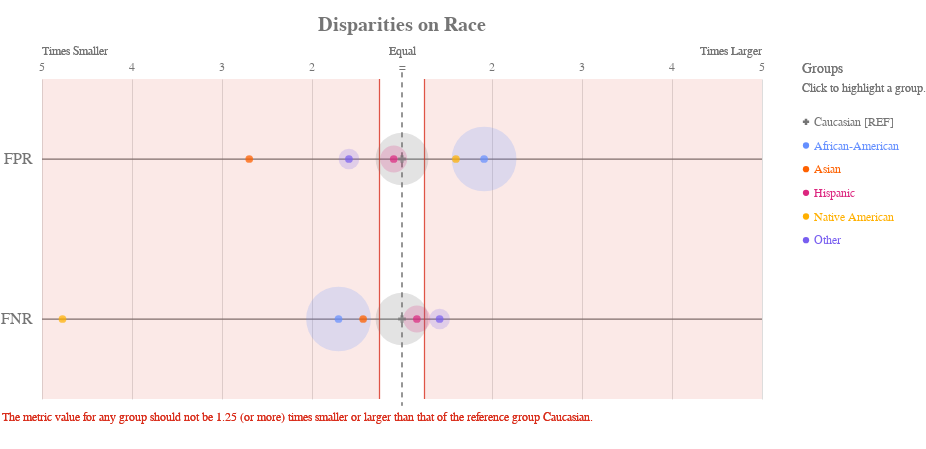

The notebook cell saved with this chart:
### Code cell
ap.disparity(bias_dpg, ["fpr", "fnr"], 'race', fairness_threshold = 1.25)

### Figure 1 — Vega-Lite specification as saved in the notebook (floating-point values rounded to 4 significant figures)
{"config": {"view": {"continuousWidth": 400, "continuousHeight": 300, "strokeWidth": 0}, "axisLeft": {"labelColor": "rgb(117,117,117)", "labelFont": "Arial", "labelFontSize": 16}, "title": {"align": "center", "baseline": "middle", "color": "rgb(117,117,117)", "font": "Arial", "fontSize": 20, "fontWeight": "bold"}}, "layer": [{"data": {"name": "data-a28506501d1431fdc6139c7cca682fcf"}, "mark": {"type": "rule", "stroke": "rgb(117,117,117)", "strokeWidth": 1.25, "tooltip": ""}, "encoding": {"x": {"type": "quantitative", "field": "x", "scale": {"domain": [-4, 4], "range": [40.0, 760.0]}}, "x2": {"field": "x2"}, "y": {"type": "nominal", "axis": {"domain": false, "labelAngle": 0, "labelPadding": -30, "orient": "left", "ticks": false, "title": ""}, "field": "metric", "scale": {"domain": ["FPR", "FNR"], "range": [40.0, 360.0]}}}}, {"data": {"name": "data-79dd248bdaa0ea02c535240e8ad022c8"}, "mark": {"type": "rule", "stroke": "rgb(117,117,117)", "strokeDash": [5, 5], "strokeWidth": 1}, "encoding": {"tooltip": {"value": "Caucasian [REF]"}, "x": {"value": 400.0}, "y": {"value": 33.33}, "y2": {"value": 366.7}}}, {"data": {"name": "data-91715fc5993a5f84065017610b00531e"}, "mark": {"type": "text", "align": "center", "color": "rgb(117,117,117)", "font": "Arial", "fontSize": 12, "fontWeight": "normal", "tooltip": ""}, "encoding": {"text": {"type": "nominal", "field": "label"}, "x": {"type": "quantitative", "field": "value", "scale": {"domain": [-4, 4], "range": [40.0, 760.0]}}, "y": {"value": 28.0}}}, {"layer": [{"mark": {"type": "text", "align": "left", "fill": "rgb(117,117,117)", "font": "Arial", "fontSize": 12, "fontWeight": "normal", "tooltip": ""}, "encoding": {"text": {"value": "Times Smaller"}, "x": {"value": 40.0}, "y": {"value": 12.0}}}, {"mark": {"type": "text", "align": "right", "fill": "rgb(117,117,117)", "font": "Arial", "fontSize": 12, "fontWeight": "normal", "tooltip": ""}, "encoding": {"text": {"value": "Times Larger"}, "x": {"value": 760.0}, "y": {"value": 12.0}}}, {"mark": {"type": "text", "align": "center", "fill": "rgb(117,117,117)", "font": "Arial", "fontSize": 12, "fontWeight": "normal", "tooltip": ""}, "encoding": {"text": {"value": "Equal"}, "x": {"value": 400.0}, "y": {"value": 12.0}}}], "data": {"name": "data-79dd248bdaa0ea02c535240e8ad022c8"}}, {"layer": [{"mark": {"type": "rule", "opacity": 0.8, "stroke": "rgb(217, 46, 28)", "strokeWidth": 1.25, "tooltip": ""}, "encoding": {"x": {"type": "quantitative", "field": "min", "scale": {"domain": [-4, 4], "range": [40.0, 760.0]}}, "y": {"value": 40.0}, "y2": {"value": 360.0}}}, {"mark": {"type": "rule", "opacity": 0.8, "stroke": "rgb(217, 46, 28)", "strokeWidth": 1.25, "tooltip": ""}, "encoding": {"x": {"type": "quantitative", "field": "max", "scale": {"domain": [-4, 4], "range": [40.0, 760.0]}}, "y": {"value": 40.0}, "y2": {"value": 360.0}}}, {"layer": [{"mark": {"type": "rect", "fill": "rgb(217, 46, 28)", "opacity": 0.1, "tooltip": ""}, "encoding": {"x": {"type": "quantitative", "field": "min", "scale": {"domain": [-4, 4], "range": [40.0, 760.0]}}, "x2": {"field": "lower_end"}, "y": {"value": 40.0}, "y2": {"value": 360.0}}}, {"mark": {"type": "rect", "fill": "rgb(217, 46, 28)", "opacity": 0.1, "tooltip": ""}, "encoding": {"x": {"type": "quantitative", "field": "max", "scale": {"domain": [-4, 4], "range": [40.0, 760.0]}}, "x2": {"field": "upper_end"}, "y": {"value": 40.0}, "y2": {"value": 360.0}}}]}, {"data": {"name": "data-79dd248bdaa0ea02c535240e8ad022c8"}, "mark": {"type": "text", "align": "left", "baseline": "top", "fill": "rgb(217, 46, 28)", "font": "Arial", "fontSize": 12, "fontWeight": "normal", "tooltip": ""}, "encoding": {"text": {"value": "The metric value for any group should not be 1.25 (or more) times smaller or larger than that of the reference group Caucasian."}, "x": {"value": 0}, "y": {"value": 373.3}}}], "data": {"name": "data-9178346794b9080aea7fb0f1cee7308f"}}, {"layer": [{"mark": "circle"}, {"data": {"name": "data-8a4ed8afa169beea13a9ef9e3d58419d"}, "mark": {"type": "circle", "opacity": 0.2}, "encoding": {"color": {"condition": {"type": "nominal", "field": "attribute_value", "legend": null, "scale": {"domain": ["Caucasian", "African-American", "Asian", "Hispanic", "Native American", "Other"], "range": ["rgb(117,117,117)", "rgb(100, 143, 255)", "rgb(254, 97, 0)", "rgb(220, 38, 127)", "rgb(255, 176, 0)", "rgb(120, 94, 240)"]}, "selection": "selector025"}, "value": "rgb(224,224,224)"}, "size": {"type": "quantitative", "field": "group_size", "legend": null, "scale": {"domain": [0, 4435.0], "range": [0, 5027.0]}}, "tooltip": [{"type": "nominal", "field": "attribute_value", "title": "Group"}, {"type": "nominal", "field": "tooltip_group_size", "title": "Group Size"}, {"type": "nominal", "field": "tooltip_disparity_explanation_fpr", "title": "Disparity"}, {"type": "quantitative", "field": "fpr", "format": ".2f", "title": "FPR"}], "x": {"type": "quantitative", "axis": {"domain": false, "labels": false, "ticks": false, "title": null, "values": [1, 2, 3, 4, -4, -3, -2, -1]}, "field": "fpr_disparity_scaled", "scale": {"domain": [-4, 4], "range": [40.0, 760.0]}}, "y": {"type": "nominal", "axis": {"domain": false, "grid": false, "labels": false, "ticks": false, "title": " "}, "field": "metric_variable", "scale": {"domain": ["FPR", "FNR"], "range": [40.0, 360.0]}}}, "selection": {"selector027": {"type": "multi", "empty": "all", "fields": ["attribute_value"]}}, "transform": [{"calculate": "'FPR'", "as": "metric_variable"}]}, {"data": {"name": "data-8a4ed8afa169beea13a9ef9e3d58419d"}, "mark": {"type": "circle", "opacity": 0.2}, "encoding": {"color": {"condition": {"type": "nominal", "field": "attribute_value", "legend": null, "scale": {"domain": ["Caucasian", "African-American", "Asian", "Hispanic", "Native American", "Other"], "range": ["rgb(117,117,117)", "rgb(100, 143, 255)", "rgb(254, 97, 0)", "rgb(220, 38, 127)", "rgb(255, 176, 0)", "rgb(120, 94, 240)"]}, "selection": "selector025"}, "value": "rgb(224,224,224)"}, "size": {"type": "quantitative", "field": "group_size", "legend": null, "scale": {"domain": [0, 4435.0], "range": [0, 5027.0]}}, "tooltip": [{"type": "nominal", "field": "attribute_value", "title": "Group"}, {"type": "nominal", "field": "tooltip_group_size", "title": "Group Size"}, {"type": "nominal", "field": "tooltip_disparity_explanation_fnr", "title": "Disparity"}, {"type": "quantitative", "field": "fnr", "format": ".2f", "title": "FNR"}], "x": {"type": "quantitative", "axis": {"domain": false, "labels": false, "ticks": false, "title": null, "values": [1, 2, 3, 4, -4, -3, -2, -1]}, "field": "fnr_disparity_scaled", "scale": {"domain": [-4, 4], "range": [40.0, 760.0]}}, "y": {"type": "nominal", "axis": {"domain": false, "grid": false, "labels": false, "ticks": false, "title": " "}, "field": "metric_variable", "scale": {"domain": ["FPR", "FNR"], "range": [40.0, 360.0]}}}, "selection": {"selector029": {"type": "multi", "empty": "all", "fields": ["attribute_value"]}}, "transform": [{"calculate": "'FNR'", "as": "metric_variable"}]}, {"layer": [{"mark": "point"}, {"data": {"name": "data-8a4ed8afa169beea13a9ef9e3d58419d"}, "mark": {"type": "point", "filled": true, "size": 60}, "encoding": {"color": {"condition": {"type": "nominal", "field": "attribute_value", "legend": null, "scale": {"domain": ["Caucasian", "African-American", "Asian", "Hispanic", "Native American", "Other"], "range": ["rgb(117,117,117)", "rgb(100, 143, 255)", "rgb(254, 97, 0)", "rgb(220, 38, 127)", "rgb(255, 176, 0)", "rgb(120, 94, 240)"]}, "selection": "selector025"}, "value": "rgb(224,224,224)"}, "shape": {"type": "nominal", "field": "attribute_value", "legend": null, "scale": {"domain": ["Caucasian", "African-American", "Asian", "Hispanic", "Native American", "Other"], "range": ["cross", "circle", "circle", "circle", "circle", "circle"]}}, "tooltip": [{"type": "nominal", "field": "attribute_value", "title": "Group"}, {"type": "nominal", "field": "tooltip_group_size", "title": "Group Size"}, {"type": "nominal", "field": "tooltip_disparity_explanation_fpr", "title": "Disparity"}, {"type": "quantitative", "field": "fpr", "format": ".2f", "title": "FPR"}], "x": {"type": "quantitative", "axis": {"domain": false, "labels": false, "ticks": false, "title": null, "values": [1, 2, 3, 4, -4, -3, -2, -1]}, "field": "fpr_disparity_scaled", "scale": {"domain": [-4, 4], "range": [40.0, 760.0]}}, "y": {"type": "nominal", "axis": {"domain": false, "grid": false, "labels": false, "ticks": false, "title": " "}, "field": "metric_variable", "scale": {"domain": ["FPR", "FNR"], "range": [40.0, 360.0]}}}, "selection": {"selector026": {"type": "multi", "empty": "all", "fields": ["attribute_value"]}}, "transform": [{"calculate": "'FPR'", "as": "metric_variable"}]}, {"data": {"name": "data-8a4ed8afa169beea13a9ef9e3d58419d"}, "mark": {"type": "point", "filled": true, "size": 60}, "encoding": {"color": {"condition": {"type": "nominal", "field": "attribute_value", "legend": null, "scale": {"domain": ["Caucasian", "African-American", "Asian", "Hispanic", "Native American", "Other"], "range": ["rgb(117,117,117)", "rgb(100, 143, 255)", "rgb(254, 97, 0)", "rgb(220, 38, 127)", "rgb(255, 176, 0)", "rgb(120, 94, 240)"]}, "selection": "selector025"}, "value": "rgb(224,224,224)"}, "shape": {"type": "nominal", "field": "attribute_value", "legend": null, "scale": {"domain": ["Caucasian", "African-American", "Asian", "Hispanic", "Native American", "Other"], "range": ["cross", "circle", "circle", "circle", "circle", "circle"]}}, "tooltip": [{"type": "nominal", "field": "attribute_value", "title": "Group"}, {"type": "nominal", "field": "tooltip_group_size", "title": "Group Size"}, {"type": "nominal", "field": "tooltip_disparity_explanation_fnr", "title": "Disparity"}, {"type": "quantitative", "field": "fnr", "format": ".2f", "title": "FNR"}], "x": {"type": "quantitative", "axis": {"domain": false, "labels": false, "ticks": false, "title": null, "values": [1, 2, 3, 4, -4, -3, -2, -1]}, "field": "fnr_disparity_scaled", "scale": {"domain": [-4, 4], "range": [40.0, 760.0]}}, "y": {"type": "nominal", "axis": {"domain": false, "grid": false, "labels": false, "ticks": false, "title": " "}, "field": "metric_variable", "scale": {"domain": ["FPR", "FNR"], "range": [40.0, 360.0]}}}, "selection": {"selector028": {"type": "multi", "empty": "all", "fields": ["attribute_value"]}}, "transform": [{"calculate": "'FNR'", "as": "metric_variable"}]}]}]}, {"layer": [{"mark": {"type": "point", "filled": true, "opacity": 1, "size": 39.48}, "encoding": {"color": {"condition": {"type": "nominal", "field": "attribute_value", "legend": null, "scale": {"domain": ["Caucasian", "African-American", "Asian", "Hispanic", "Native American", "Other"], "range": ["rgb(117,117,117)", "rgb(100, 143, 255)", "rgb(254, 97, 0)", "rgb(220, 38, 127)", "rgb(255, 176, 0)", "rgb(120, 94, 240)"]}, "selection": "selector025"}, "value": "rgb(224,224,224)"}, "shape": {"type": "nominal", "field": "attribute_value", "legend": null, "scale": {"domain": ["Caucasian", "African-American", "Asian", "Hispanic", "Native American", "Other"], "range": ["cross", "circle", "circle", "circle", "circle", "circle"]}}, "x": {"value": 804}, "y": {"type": "nominal", "axis": {"domain": false, "grid": false, "labels": false, "ticks": false, "title": " "}, "field": "attribute_value", "scale": {"domain": ["Caucasian", "African-American", "Asian", "Hispanic", "Native American", "Other"], "range": [71, 213]}}}, "selection": {"selector025": {"type": "multi", "empty": "all", "fields": ["attribute_value"]}}}, {"mark": {"type": "text", "align": "left", "baseline": "middle", "font": "Arial", "fontSize": 12, "fontWeight": "normal"}, "encoding": {"color": {"condition": {"type": "nominal", "field": "attribute_value", "legend": null, "scale": {"domain": ["Caucasian", "African-American", "Asian", "Hispanic", "Native American", "Other"], "range": ["rgb(117,117,117)", "rgb(100, 143, 255)", "rgb(254, 97, 0)", "rgb(220, 38, 127)", "rgb(255, 176, 0)", "rgb(120, 94, 240)"]}, "selection": "selector025"}, "value": "rgb(224,224,224)"}, "text": {"type": "nominal", "field": "label"}, "x": {"value": 812}, "y": {"type": "nominal", "axis": {"domain": false, "grid": false, "labels": false, "ticks": false, "title": " "}, "field": "attribute_value", "scale": {"domain": ["Caucasian", "African-American", "Asian", "Hispanic", "Native American", "Other"], "range": [71, 213]}}}, "selection": {"selector030": {"type": "multi", "empty": "all", "fields": ["attribute_value"]}}}, {"data": {"name": "data-79dd248bdaa0ea02c535240e8ad022c8"}, "mark": {"type": "text", "align": "left", "baseline": "middle", "color": "rgb(117,117,117)", "font": "Arial", "fontSize": 12, "fontWeight": "normal"}, "encoding": {"text": {"value": "Click to highlight a group."}, "x": {"value": 800}, "y": {"value": 49}}}, {"data": {"name": "data-79dd248bdaa0ea02c535240e8ad022c8"}, "mark": {"type": "text", "align": "left", "baseline": "middle", "color": "rgb(117,117,117)", "font": "Arial", "fontSize": 14, "fontWeight": "normal"}, "encoding": {"text": {"value": "Groups"}, "x": {"value": 800}, "y": {"value": 30}}}], "data": {"name": "data-88ed55fc5802429837a290e492c87da9"}}], "height": 400, "padding": {"top": 15, "bottom": 10}, "resolve": {"scale": {"size": "independent", "y": "independent"}}, "title": "Disparities on Race", "width": 800, "$schema": "https://vega.github.io/schema/vega-lite/v4.8.1.json", "datasets": {"data-a28506501d1431fdc6139c7cca682fcf": [{"metric": "FPR", "x": -4, "x2": 4}, {"metric": "FNR", "x": -4, "x2": 4}], "data-79dd248bdaa0ea02c535240e8ad022c8": [{"a": 1, "b": 0}, {"a": 1, "b": 0}], "data-91715fc5993a5f84065017610b00531e": [{"value": 1, "label": 2}, {"value": 2, "label": 3}, {"value": 3, "label": 4}, {"value": 4, "label": 5}, {"value": -4, "label": 5}, {"value": -3, "label": 4}, {"value": -2, "label": 3}, {"value": -1, "label": 2}, {"value": 0, "label": "="}], "data-9178346794b9080aea7fb0f1cee7308f": [{"min": -0.25, "max": 0.25, "lower_end": -4, "upper_end": 4}], "data-8a4ed8afa169beea13a9ef9e3d58419d": [{"attribute_name": "race", "attribute_value": "African-American", "group_size": 3696, "total_entities": 7214, "fpr": 0.4485, "fnr": 0.2799, "fpr_disparity": 1.912, "fnr_disparity": 0.5864, "fpr_disparity_scaled": 0.9121, "fnr_disparity_scaled": -0.7053, "tooltip_group_size": "3,696 (51.23%)", "tooltip_disparity_explanation_fpr": "1.91 times larger FPR than the reference group", "tooltip_disparity_explanation_fnr": "1.71 times smaller FNR than the reference group"}, {"attribute_name": "race", "attribute_value": "Asian", "group_size": 32, "total_entities": 7214, "fpr": 0.08696, "fnr": 0.3333, "fpr_disparity": 0.3707, "fnr_disparity": 0.6985, "fpr_disparity_scaled": -1.697, "fnr_disparity_scaled": -0.4317, "tooltip_group_size": "32 (0.44%)", "tooltip_disparity_explanation_fpr": "2.70 times smaller FPR than the reference group", "tooltip_disparity_explanation_fnr": "1.43 times smaller FNR than the reference group"}, {"attribute_name": "race", "attribute_value": "Caucasian", "group_size": 2454, "total_entities": 7214, "fpr": 0.2345, "fnr": 0.4772, "fpr_disparity": 1.0, "fnr_disparity": 1.0, "fpr_disparity_scaled": 0.0, "fnr_disparity_scaled": 0.0, "tooltip_group_size": "2,454 (34.02%)", "tooltip_disparity_explanation_fpr": "Reference group", "tooltip_disparity_explanation_fnr": "Reference group"}, {"attribute_name": "race", "attribute_value": "Hispanic", "group_size": 637, "total_entities": 7214, "fpr": 0.2148, "fnr": 0.556, "fpr_disparity": 0.9159, "fnr_disparity": 1.165, "fpr_disparity_scaled": -0.09184, "fnr_disparity_scaled": 0.1651, "tooltip_group_size": "637 (8.83%)", "tooltip_disparity_explanation_fpr": "1.09 times smaller FPR than the reference group", "tooltip_disparity_explanation_fnr": "1.17 times larger FNR than the reference group"}, {"attribute_name": "race", "attribute_value": "Native American", "group_size": 18, "total_entities": 7214, "fpr": 0.375, "fnr": 0.1, "fpr_disparity": 1.599, "fnr_disparity": 0.2095, "fpr_disparity_scaled": 0.5989, "fnr_disparity_scaled": -3.772, "tooltip_group_size": "18 (0.25%)", "tooltip_disparity_explanation_fpr": "1.60 times larger FPR than the reference group", "tooltip_disparity_explanation_fnr": "4.77 times smaller FNR than the reference group"}, {"attribute_name": "race", "attribute_value": "Other", "group_size": 377, "total_entities": 7214, "fpr": 0.1475, "fnr": 0.6767, "fpr_disparity": 0.6291, "fnr_disparity": 1.418, "fpr_disparity_scaled": -0.5897, "fnr_disparity_scaled": 0.418, "tooltip_group_size": "377 (5.23%)", "tooltip_disparity_explanation_fpr": "1.59 times smaller FPR than the reference group", "tooltip_disparity_explanation_fnr": "1.42 times larger FNR than the reference group"}], "data-88ed55fc5802429837a290e492c87da9": [{"attribute_value": "Caucasian", "label": "Caucasian [REF]"}, {"attribute_value": "African-American", "label": "African-American"}, {"attribute_value": "Asian", "label": "Asian"}, {"attribute_value": "Hispanic", "label": "Hispanic"}, {"attribute_value": "Native American", "label": "Native American"}, {"attribute_value": "Other", "label": "Other"}]}}
